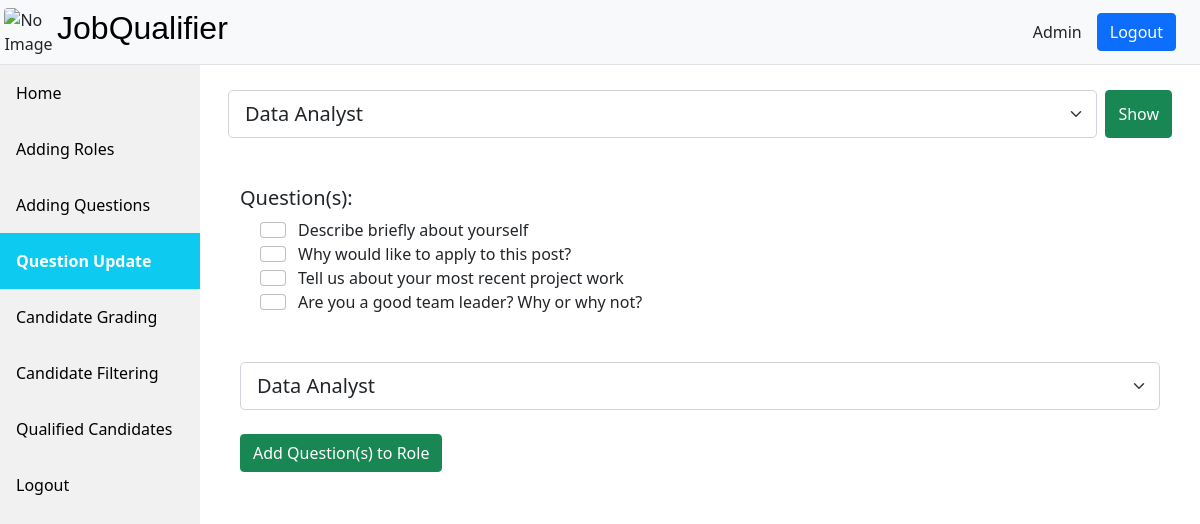
The page /admin/rolequestions.php (signed in) on the database its author committed.
### tables this page shows
CREATE TABLE `ques` (
  `questionid` varchar(5) NOT NULL,
  `question` varchar(100) NOT NULL
);

### admin/rolequestions.php (the view, shortened to what this page needs)
<?php
    $conn = mysqli_connect("localhost","root","","jobqualifier");
    $roles = 'SELECT * FROM `roles` WHERE last_date>sysdate()';
    $result = mysqli_query($conn,$roles);
    $jsroles = array();
    $jsnames = array();
    if($result->num_rows>0)
    {
        $i = 0;
        while($row=$result->fetch_assoc())
        {
            $jsroles[$i] = $row['roleid'];
            $jsnames[$i] = $row['Name'];
            $i++;
        }
    }
?>
<!DOCTYPE html>
<html lang="en">
    <head>
        <link href="https://cdn.jsdelivr.net/npm/bootstrap@5.1.3/dist/css/bootstrap.min.css" rel="stylesheet">
        <link rel="stylesheet" href="../assets/index.css">
        <link rel="stylesheet" href="../assets/sidebar.css">
    </head>
    <body>
        <header class="d-flex flex-wrap justify-content-left py-2 border-bottom bg-light">
            <div class="d-flex align-items-center  me-md-auto">
                <img src="../assets/images/logo.webp" alt="No Image" id="logo" style="margin-left: 2%;" class="rounded">
                <h5 class="fs-2 companytitle" style="margin-left: 2%;">JobQualifier</h5>
            </div>
            <ul class="nav nav-pills align-items-center" style="margin-right:2%">
                <li class="nav-item" style="margin-right:15px;">
                    Admin
                </li>
                <li class="nav-item">
                    <a href="../logout.php">
                        <input type="button" value="Logout"  class="btn btn-primary">
                    </a>
                </li>
            </ul>
        </header>
        <div class="sidebar">
            <a href="../home.php">Home</a>
            <a href="roles.php">Adding Roles</a>
            <a href="questions.php">Adding Questions</a>
            <a class="active" href="rolequestions.php">Question Update</a>
            <a href="candidatelist.php">Candidate Grading</a>
            <a href="candidatefilter.php">Candidate Filtering</a>
            <a href="candidatefinal.php">Qualified Candidates</a>
            <a href="../logout.php">Logout</a>
        </div>
        <div class="content">
            <div class="container"><br>
            <form action="rolequestions.php" method="get" class="d-flex">
                <select name="roles" id="role" class="form-select form-select-lg" onchange="this.form.submit()">
                <?php
                    $j = 0;
                    while($j<$i){
                        if(array_key_exists("roles",$_GET)){
                            if($_GET['roles']==$jsroles[$j]){
                                echo '<option value="'.$jsroles[$j].'" selected>'.$jsnames[$j].'</option>';
                            }
                            else{
                                echo '<option value="'.$jsroles[$j].'">'.$jsnames[$j].'</option>';
                            }
                        }
                        else{
                            echo '<option value="'.$jsroles[$j].'">'.$jsnames[$j].'</option>';
                        }
                        $j = $j+1;
                    }
                ?>
            </select>&nbsp;&nbsp;
                <button type="submit" class="btn btn-success">Show</button>
            </form>
            <?php
                if(array_key_exists("roles",$_GET)){
                    $roleid = $_GET['roles'];
                    $questions = mysqli_query($conn,"SELECT * FROM QUESTION WHERE ROLE_ID='$roleid';");
                }
                else{
                    $questions = mysqli_query($conn,"SELECT * FROM QUES; ");
                }
            ?>
            <br><br>
            <form method="post">
                <div class="container">
                    <div class="row">
                        <h5>Question(s):</h5>
                    </div>
                    <div class="row" style="margin-left: 20px;">
                    <?php
                    while($row = mysqli_fetch_assoc($questions)){
                        echo "<br>";
                        echo "<div class='row' style='display:flex; flex-wrap: nowrap;'>";
                        echo "<input type='checkbox' name='".$row['questionid']."' id='".$row['questionid']."' value='".$row['questionid']."' class='form-check-input'/>";
                        echo "<label for='".$row['questionid']."'>".$row["question"]."</label>";
                        echo "<br>";
                        echo "</div>";
                    }
                    ?>
                    </div>
                </div>
                <br><br>
                <div class="container">
                    <div class="row" style="flex-direction:column;">
                        <div class="col">
                            <select name="selectedrole" id="selectedrole" class="form-select form-select-lg">
                                <?php
                                    $j = 0;
                                    while($j<$i){
                                        if(array_key_exists("roles",$_GET)){
                                            if($_GET['roles']==$jsroles[$j]){
                                                echo '<option value="'.$jsroles[$j].'" selected>'.$jsnames[$j].'</option>';
                                            }
                                            else{
                                                echo '<option value="'.$jsroles[$j].'">'.$jsnames[$j].'</option>';
                                            }
                                        }
                                        else{
                                            echo '<option value="'.$jsroles[$j].'">'.$jsnames[$j].'</option>';
                                        }
                                        $j = $j+1;
                                    }
                                ?>
                            </select>&nbsp;&nbsp;
                        </div>
                        <div class="col-lg">
                                <button type="submit" class="btn btn-success">Add Question(s) to Role</button>
                        </div>
                    </div>
                </div>
            </form>

### assets/index.css (style rules this page uses)
#logo { max-width: 50px; max-height: 50px; margin-left: 10%; }
.companytitle { font-family: 'Gill Sans', 'Gill Sans MT', Calibri, 'Trebuchet MS', sans-serif; color: black; }
header { overflow: auto; position:sticky; top:0; }

### assets/sidebar.css (style rules this page uses)
body { height: 100%; }
.sidebar { margin: 0; padding: 0; width: 200px; background-color: #f1f1f1; position: fixed; height: 100%; overflow: auto; }
.sidebar a { display: block; color: black; padding: 16px; text-decoration: none; }
.sidebar a.active { background-color: #0dcaf0 !important; color: white; font-weight: bold; }
div.content { margin-left: 200px; padding: 1px 16px; height: 100%; }

### rows shown on the page
ques: question "Describe briefly about yourself"
ques: question "Why would like to apply to this post?"
ques: question "Tell us about your most recent project work"
ques: question "Are you a good team leader? Why or why not?"

### other values the page prints
form field roles "Data Analyst"
form field selectedrole "Data Analyst"
